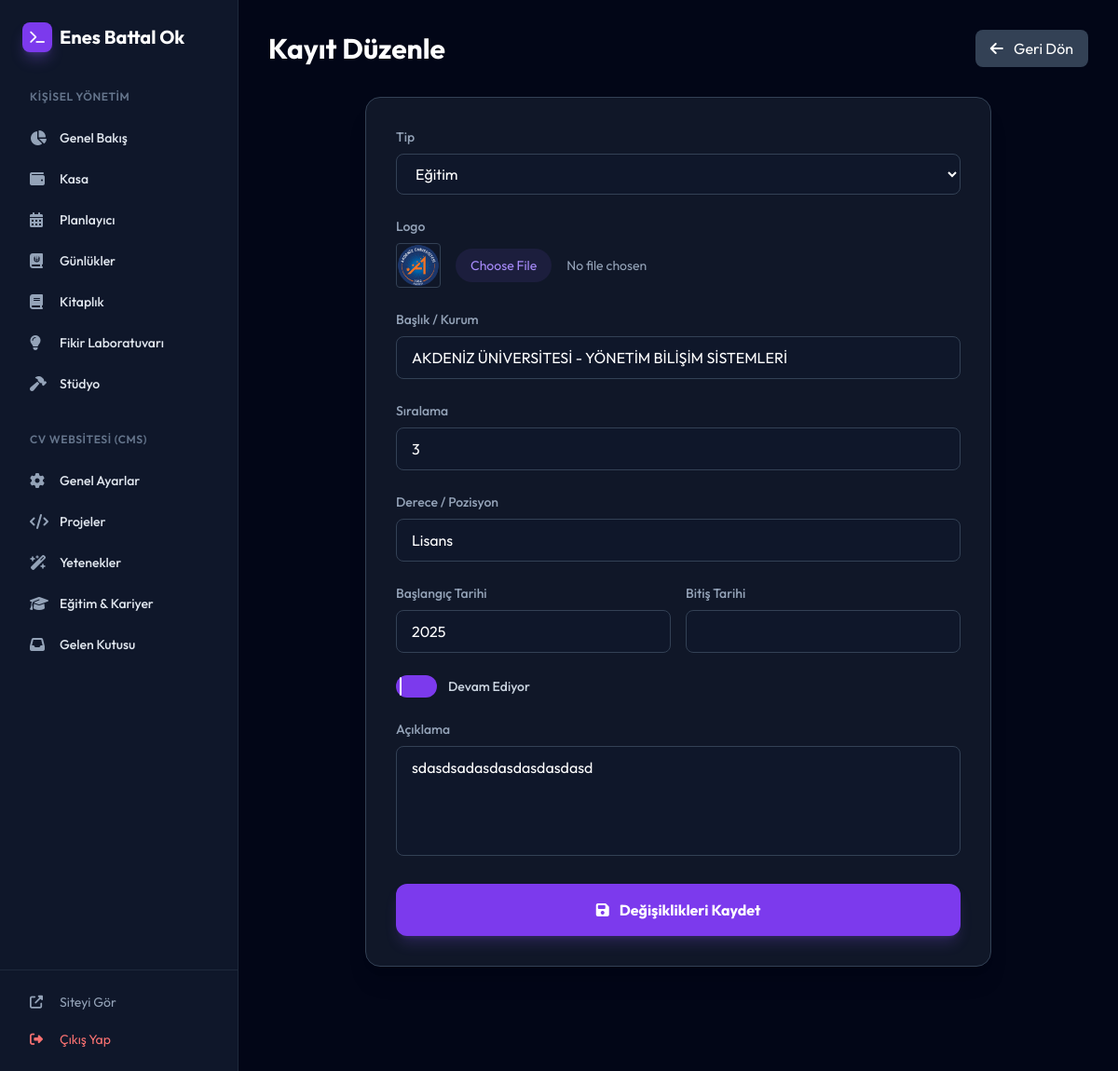
Screenshot of /admin/resume/edit/2 (signed in) with the database file from the repository.
### models.py (models this page shows)
class YolHaritasi(db.Model):
    id = db.Column(db.Integer, primary_key=True)
    kategori_id = db.Column(db.Integer, db.ForeignKey('calisma_kategori.id'), nullable=True)
    baslik = db.Column(db.String(200), nullable=False)
    durum = db.Column(db.String(50))
    notlar = db.Column(db.Text)
    tip = db.Column(db.String(50)) # 'Egitim' veya 'Deneyim'
    tarih_araligi = db.Column(db.String(100))
    logo_url = db.Column(db.String(255))
    order_index = db.Column(db.Integer, default=0)
    start_date = db.Column(db.String(50))
    end_date = db.Column(db.String(50))
    is_active = db.Column(db.Boolean, default=False)
    position = db.Column(db.String(100))
    degree = db.Column(db.String(100)) # Yeni alan: Eğitim Derecesi
    kategori = db.relationship('CalismaKategori', backref=db.backref('yol_haritalari', lazy=True))

### main.py (the view, shortened to what this page needs)
    @app.route('/admin/resume/edit/<int:id>', methods=['GET', 'POST'])
    @login_required
    def edit_resume(id):
        item = YolHaritasi.query.get_or_404(id)
        return render_template('admin_resume_edit.html', item=item)

### templates/admin_resume_edit.html (shortened to what this page needs)
{% extends "admin_base.html" %}
{% block content %}
<div class="pb-20">
    <div class="flex items-center justify-between mb-8">
        <h1 class="text-3xl font-bold text-white">Kayıt Düzenle</h1>
        <a href="{{ url_for('admin_resume') }}" class="px-4 py-2 bg-slate-700 text-white rounded-lg hover:bg-slate-600 transition-all">
            <i class="fas fa-arrow-left mr-2"></i> Geri Dön
        </a>
    </div>
    <div class="max-w-2xl bg-slate-800/50 p-8 rounded-2xl border border-slate-700 shadow-xl mx-auto">
        <form action="{{ url_for('edit_resume', id=item.id) }}" method="POST" enctype="multipart/form-data" class="space-y-6">
            <div>
                <label class="block text-sm font-medium text-slate-400 mb-2">Tip</label>
                <select name="tip" id="typeSelect" class="w-full px-4 py-2.5 bg-slate-900 border border-slate-700 rounded-lg text-white focus:border-violet-500 outline-none">
                    <option value="Egitim" {% if item.tip == 'Egitim' %}selected{% endif %}>Eğitim</option>
                </select>
            </div>
            <div>
                <label class="block text-sm font-medium text-slate-400 mb-2">Logo</label>
                <div class="flex items-center gap-4">
                    {% if item.logo_url %}
                    <img src="{{ item.logo_url }}" class="w-12 h-12 rounded object-cover border border-slate-700">
                    {% endif %}
                    <input type="file" name="logo" class="w-full text-sm text-slate-400 file:mr-4 file:py-2 file:px-4 file:rounded-full file:border-0 file:bg-violet-500/10 file:text-violet-400">
                </div>
            </div>
            <div>
                <label class="block text-sm font-medium text-slate-400 mb-2">Başlık / Kurum</label>
                <input type="text" name="baslik" value="{{ item.baslik }}" required class="w-full px-4 py-2.5 bg-slate-900 border border-slate-700 rounded-lg text-white focus:border-violet-500 outline-none">
            </div>
            <div>
                <label class="block text-sm font-medium text-slate-400 mb-2">Sıralama</label>
                <input type="number" name="order_index" value="{{ item.order_index or 1 }}" min="1" class="w-full px-4 py-2.5 bg-slate-900 border border-slate-700 rounded-lg text-white focus:border-violet-500 outline-none">
            </div>
            <div id="dynamic_field_container">
                <label id="dynamic_label" class="block text-sm font-medium text-slate-400 mb-2">Derece / Pozisyon</label>
                <input type="text" id="dynamic_input" name="degree" value="{{ item.degree if item.tip == 'Egitim' else item.position }}" class="w-full px-4 py-2.5 bg-slate-900 border border-slate-700 rounded-lg text-white focus:border-violet-500 outline-none">
            </div>
            <div class="grid grid-cols-2 gap-4">
                <div>
                    <label class="block text-sm font-medium text-slate-400 mb-2">Başlangıç Tarihi</label>
                    <input type="text" name="start_date" value="{{ item.start_date or '' }}" class="w-full px-4 py-2.5 bg-slate-900 border border-slate-700 rounded-lg text-white focus:border-violet-500 outline-none">
                </div>
                <div>
                    <label class="block text-sm font-medium text-slate-400 mb-2">Bitiş Tarihi</label>
                    <input type="text" name="end_date" value="{{ item.end_date or '' }}" class="w-full px-4 py-2.5 bg-slate-900 border border-slate-700 rounded-lg text-white focus:border-violet-500 outline-none">
                </div>
            </div>
            <div class="flex items-center">
                <label class="relative inline-flex items-center cursor-pointer">
                    <div class="w-11 h-6 bg-slate-700 peer-focus:outline-none peer-focus:ring-4 peer-focus:ring-violet-800 rounded-full peer peer-checked:after:translate-x-full peer-checked:after:border-white after:content-[''] after:absolute after:top-[2px] after:left-[2px] after:bg-white after:border-gray-300 after:border after:rounded-full after:h-5 after:width-5 after:transition-all peer-checked:bg-violet-600"></div>
                    <span class="ml-3 text-sm font-medium text-slate-300">Devam Ediyor</span>
                </label>
            </div>
            <div>
                <label class="block text-sm font-medium text-slate-400 mb-2">Açıklama</label>
                <textarea name="notlar" rows="4" class="w-full px-4 py-2.5 bg-slate-900 border border-slate-700 rounded-lg text-white focus:border-violet-500 outline-none resize-none">{{ item.notlar or '' }}</textarea>
            </div>
            <button type="submit" class="w-full py-4 bg-violet-600 hover:bg-violet-700 text-white font-bold rounded-xl transition-all shadow-lg shadow-violet-500/20 transform hover:scale-[1.02]">
                <i class="fas fa-save mr-2"></i> Değişiklikleri Kaydet
            </button>
        </form>
    </div>
</div>
{% endblock %}

### templates/admin_base.html (style rules this page uses)
body { font-family: 'Outfit', sans-serif; }

### rows the page displays
YolHaritasi: tip "Eğitim", logo_url (picture), baslik "AKDENİZ ÜNİVERSİTESİ - YÖNETİM BİLİŞİM SİSTEMLERİ", order_index "3", degree "Lisans", start_date "2025", notlar "sdasdsadasdasdasdasdasd"
